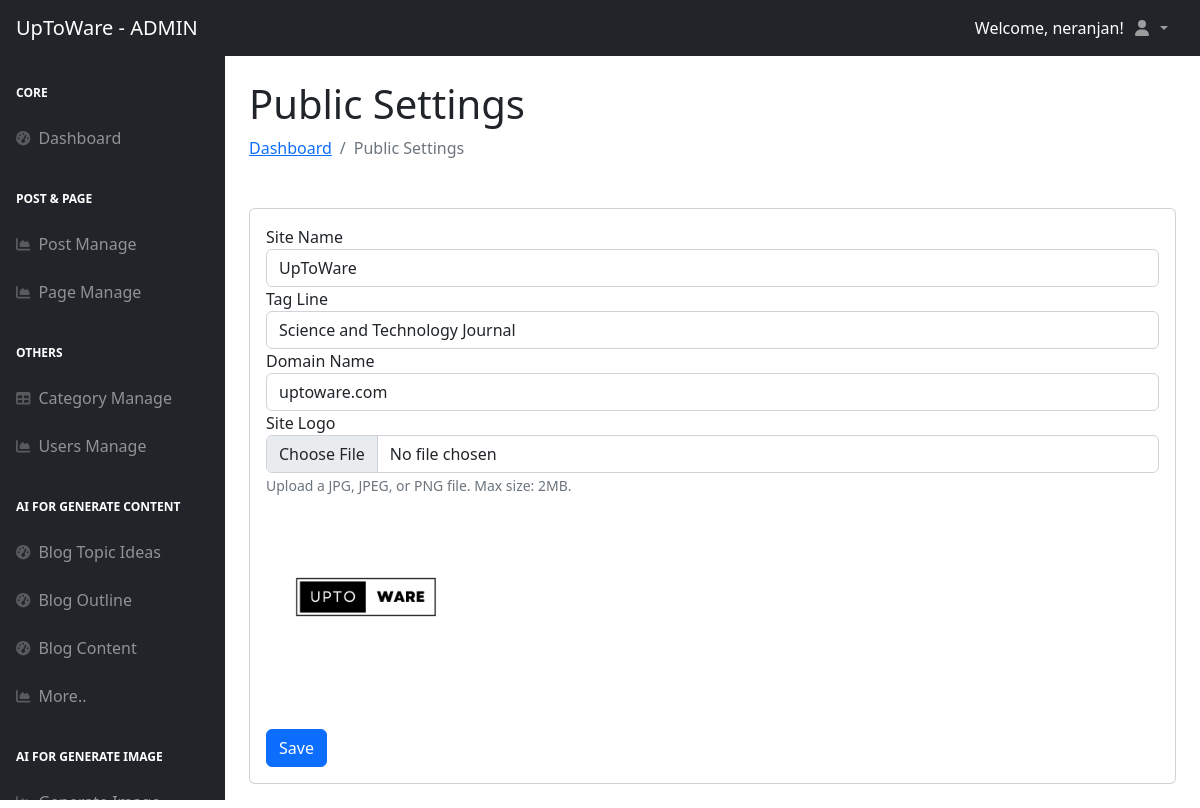
Page /dashboard/setting-public.php (signed in) on the committed database.
### tables this page shows
CREATE TABLE `settings` (
  `id` int(11) NOT NULL,
  `sitename` varchar(255) NOT NULL,
  `tagline` varchar(255) NOT NULL DEFAULT 'None',
  `domain` varchar(255) NOT NULL DEFAULT 'None',
  `sitelogo` varchar(255) DEFAULT NULL,
  `search_visibility` tinyint(1) DEFAULT 0,
  `meta_title` varchar(255) DEFAULT '',
  `meta_keywords` text DEFAULT NULL,
  `meta_description` text DEFAULT NULL
);

### dashboard/setting-public.php (the view, shortened to what this page needs)
<?php
function fetch_settings_from_db($db) {
    $query = "SELECT sitename, tagline, domain, sitelogo FROM settings LIMIT 1";
    $result = $db->query($query);
    if ($result->num_rows > 0) {
        return $result->fetch_assoc();
    }
    return [
        'sitename' => '',
        'tagline' => '',
        'domain' => '',
        'sitelogo' => ''
    ];
}
$db = connect_db();
$settings = fetch_settings_from_db($db);
include '../include/dashboard_header.php';
?>
<?php include '../include/dashboard_slidenav_head.php'; ?>
<h1 class="mt-4">Public Settings</h1>
<ol class="breadcrumb mb-4">
    <li class="breadcrumb-item"><a href="index.php">Dashboard</a></li>
    <li class="breadcrumb-item active">Public Settings</li>
</ol>
<div class="card mb-4 mt-5">
    <div class="card-body">
        <form id="public-settings-form" action="../process/process_setting_public.php" method="post" enctype="multipart/form-data">
            <div class="form-group">
                <label for="site_name">Site Name</label>
                <input type="text" id="site_name" name="site_name" class="form-control" value="<?php echo htmlspecialchars($settings['sitename']); ?>" required>
            </div>
            <div class="form-group">
                <label for="tag_line">Tag Line</label>
                <input type="text" id="tag_line" name="tag_line" class="form-control" value="<?php echo htmlspecialchars($settings['tagline']); ?>" required>
            </div>
            <div class="form-group">
                <label for="domain_name">Domain Name</label>
                <input type="text" id="domain_name" name="domain_name" class="form-control" value="<?php echo htmlspecialchars($settings['domain']); ?>" required>
            </div>
            <div class="form-group">
                <label for="sitelogo">Site Logo</label>
                <input type="file" id="sitelogo" name="sitelogo" class="form-control">
                <small class="form-text text-muted">Upload a JPG, JPEG, or PNG file. Max size: 2MB.</small>
            </div>
            <?php if (!empty($settings['sitelogo'])): ?>
                <div class="mb-4">
                    <img src="../uploads/logos/<?php echo htmlspecialchars($settings['sitelogo']); ?>" alt="Site Logo" style="max-width: 200px;">
                </div>
            <?php endif; ?>
            <input type="submit" value="Save" class="btn btn-primary mt-2">
        </form>
    </div>
</div>
<?php include '../include/dashboard_slidenav_down.php'; ?>
<?php include '../include/dashboard_footer.php'; ?>

### include/dashboard_header.php (shortened to what this page needs)
<?php
$db = connect_db();
$query = "SELECT sitename, sitelogo FROM settings LIMIT 1";
$result = $db->query($query);
$siteSettings = $result->fetch_assoc();
$sitename = $siteSettings['sitename'];
?>
<!DOCTYPE html>
<html lang="en">
    <head>
        <link href="https://cdn.jsdelivr.net/npm/simple-datatables@7.1.2/dist/style.min.css" rel="stylesheet" />
        <link href="css/styles.css" rel="stylesheet" />
        <link href="https://cdn.quilljs.com/1.3.6/quill.snow.css" rel="stylesheet">
    </head>
    <body class="sb-nav-fixed">
    <nav class="sb-topnav navbar navbar-expand navbar-dark bg-dark">
    <a class="navbar-brand ps-3" href="index.html"><?php echo $sitename; ?> - ADMIN</a>
    <div class="ms-auto text-white">
        Welcome, <?php echo $_SESSION['username']; ?>!
    </div>
    <ul class="navbar-nav ms-auto ms-md-0 me-3 me-lg-4">
        <li class="nav-item dropdown">
            <a class="nav-link dropdown-toggle" id="navbarDropdown" href="#" role="button" data-bs-toggle="dropdown" aria-expanded="false">
                <i class="fas fa-user fa-fw"></i>
            </a>
        </li>
    </ul>
</nav>

### rows in the picture
settings: sitename "UpToWare", site_name "UpToWare", tag_line "Science and Technology Journal", domain_name "uptoware.com", sitelogo (picture)

### other values in the picture
$_SESSION['username'] "neranjan"
